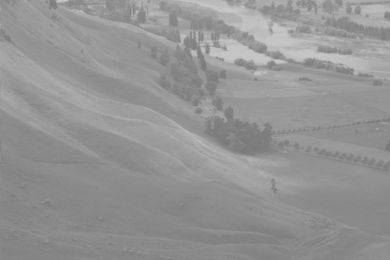
#> input picture 1.jpg, 390 x 260 px
$ python 'Edge Finding.py'   (older library calls are emulated)
#> lines starting #> are read from the running program, lines starting #| are printed output that depends on the picture; after the words box and inside, x2 and y2 are one past the last pixel; in counts of white or black regions, pixels touching at a corner belong together
import cv2

# 11 讀取影像並輸入檔名
picName = input('picture name is: ') # enter picture name with attached file
#> the answer given: 1.jpg
image = cv2.imread(picName, -1)      # 0:grayscale image, 1:color image, -1: unchanged
#> image is the input picture: shape (260, 390, 3); min 116, max 206, mean 148
# 13 影像縮放
image = cv2.resize(image, (256, 256), interpolation=cv2.INTER_AREA)
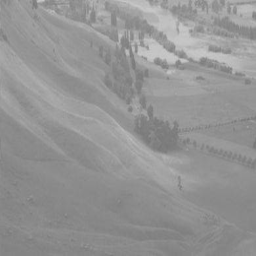
#> image: shape (256, 256, 3); min 119, max 202, mean 148
cv2.imshow('Original image', image)
cv2.waitKey(0)

# 16 讀取灰階影像
image = cv2.imread(picName, 0)       # 0:grayscale image, 1:color image
#> image: shape (260, 390); min 116, max 206, mean 148
image = cv2.resize(image, (256, 256), interpolation=cv2.INTER_AREA)
#> image: shape (256, 256)
cv2.imshow('Greyscale image', image)
cv2.waitKey(0)

# --- 雜訊去除 (Noise Reduction) ---
# 21 中值濾波 (Median Blur)
Gimage = cv2.medianBlur(image, 3)    # 中值濾波，數字為遮罩大小
cv2.imshow('MedianBlur image', Gimage)
cv2.waitKey(0)

# 25 高斯濾波 (Gaussian Blur)
Gimage = cv2.GaussianBlur(image, (7, 7), 1) # 高斯濾波遮罩只能用奇數:3,5,7
cv2.imshow('GaussianBlur image', Gimage)
cv2.waitKey(0)

# --- Sobel Edge Detection ---
# 30 Sobel X軸偵測
sobelx = cv2.Sobel(src=Gimage, ddepth=cv2.CV_8U, dx=1, dy=0, ksize=3)
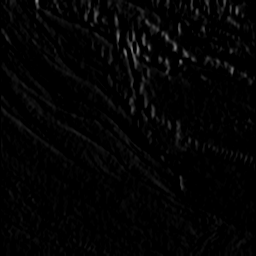
#> sobelx: shape (256, 256); min 0, max 134, mean 4.1
cv2.imshow('Sobel X', sobelx)
cv2.waitKey(0)

# 34 Sobel Y軸偵測
sobely = cv2.Sobel(src=Gimage, ddepth=cv2.CV_8U, dx=0, dy=1, ksize=3)
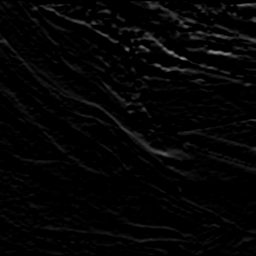
#> sobely: shape (256, 256); min 0, max 144, mean 4.8
cv2.imshow('Sobel Y', sobely)
cv2.waitKey(0)

# 38 Sobel X+Y軸偵測
sobelxy = cv2.Sobel(src=Gimage, ddepth=cv2.CV_8U, dx=1, dy=1, ksize=5)
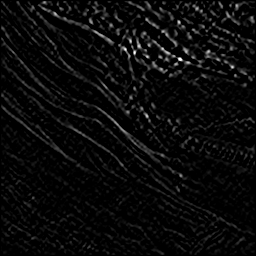
#> sobelxy: shape (256, 256); min 0, max 255, mean 10.4
cv2.imshow('Sobel XY', sobelxy)
cv2.waitKey(0)

# --- Canny Edge Detection ---
"""
44 高於 high_threshold: 為 strong edge，我們直接保留
45 介於 low_threshold 與 high_threshold: 為 weak edge
46 Canny會檢測 weak edge 是否能與 strong edge 相連，如果會相連的才會被保留
47 低於 low_threshold: 我們都不當作 edge
"""

# 49 使用較高門檻值的 Canny 偵測
edges = cv2.Canny(image=image, threshold1=200, threshold2=200) # Canny
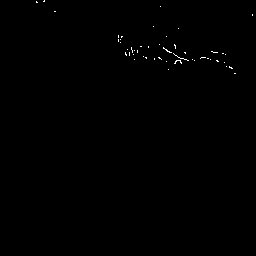
#> edges: shape (256, 256); 0.23% white in thin lines or dots, all inside (x1, y1, x2, y2) = (36, 0, 253, 74)
cv2.imshow('Canny Edge Detection', edges)
cv2.waitKey(0)

# 53 使用不同門檻組合的 Canny 偵測 (Low=100, High=200)
edges = cv2.Canny(image=image, threshold1=100, threshold2=200) # Canny
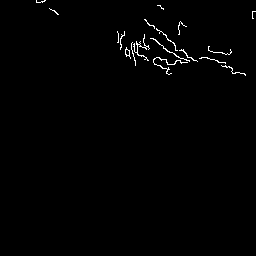
#> edges: shape (256, 256); 0.89% white in thin lines or dots, all inside (x1, y1, x2, y2) = (36, 0, 256, 76)
cv2.imshow('Canny Edge L100 H200', edges)
cv2.waitKey(0)

cv2.destroyAllWindows()
